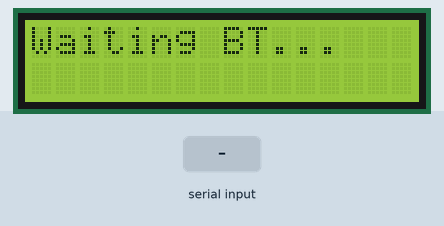
Simulated run of this sketch. Board: ESP32. On the bench: 16×2 character LCD. The inputs (shaded band) are chosen by the test bench. Nothing arrives over Bluetooth unless stated; what the sketch prints to the serial monitor is not drawn.

Above: at 1.2 s.
1.3 s: "1\n" received over the second serial link
At 2.5 s:
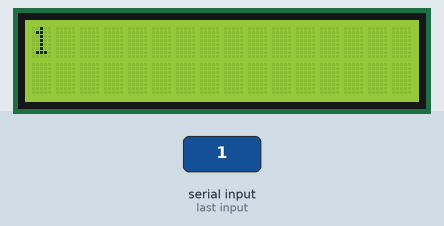
2.8 s: "0\n" received over the second serial link
At 3.8 s:
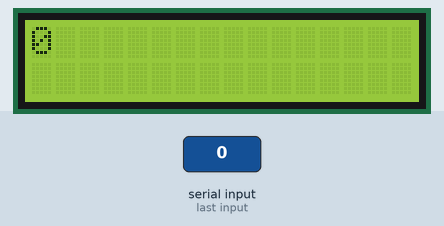
4.3 s: "2\n" received over the second serial link
At 4.9 s:
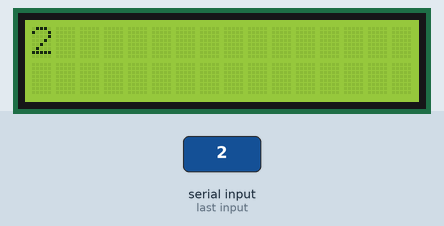
Timing chart, 0 to 7.3 s (numbered marks = the images above; inputs shaded):
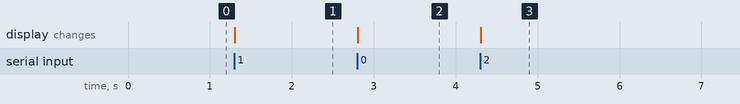

Measured:
- after the input at 1.3 s, the display: changes at once (image 1)
- after the input at 2.8 s, the display: changes at once (image 2)
- after the input at 4.3 s, the display: changes at once (image 3)

The sketch:

bluetoothlcd.ino
```cpp
#include <Wire.h>
#include <LiquidCrystal_I2C.h>
#include <BluetoothSerial.h>

// LCD I2C address (common: 0x27 or 0x3F)
LiquidCrystal_I2C lcd(0x27, 16, 2);

BluetoothSerial SerialBT;

void setup() {
  Serial.begin(115200);
  SerialBT.begin("ESP32_LCD"); // Bluetooth name
  Serial.println("Bluetooth LCD Ready. Connect to 'ESP32_LCD'");

  // Initialize LCD
  lcd.init();
  lcd.backlight();
  lcd.clear();
  lcd.setCursor(0, 0);
  lcd.print("Waiting BT...");
}

void loop() {
  if (SerialBT.available()) {
    String message = SerialBT.readStringUntil('\n');
    message.trim();  // remove \r or spaces

    Serial.print("Received: ");
    Serial.println(message);

    lcd.clear();
    lcd.setCursor(0, 0);
    lcd.print(message);  // Print received text
  }
}
```
